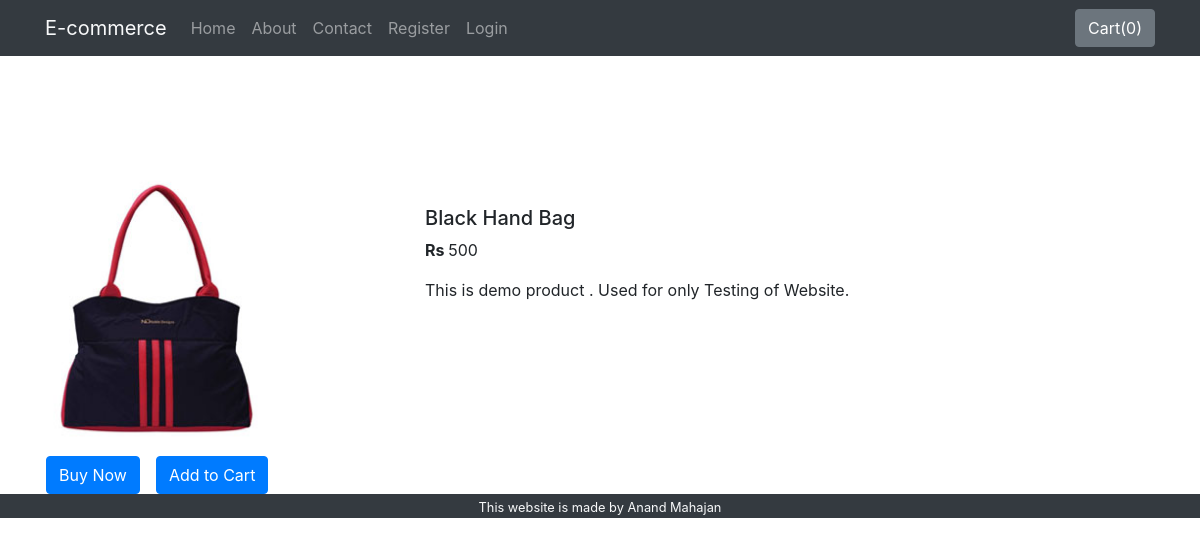
The app's page /products/4 with its own data.
### shop/models.py (models this page shows, shortened)
class Product(models.Model):
    product_id = models.AutoField
    product_name = models.CharField(max_length=50)
    category = models.CharField(max_length=30, default="")
    sub_category = models.CharField(max_length=30, default="")
    price = models.IntegerField(default=0)
    desc = models.CharField(max_length=200)
    pub_date = models.DateField()
    image = models.ImageField(upload_to="shop/images/", default="")

### shop/views.py (the view)
# urls.py: path('products/<int:myid>', views.prodview, name="Products"),
def prodview(request, myid):
    product = Product.objects.filter(id=myid)
    return render(request,'shop/prodView.html',{'product':product[0]})

### shop/templates/shop/prodView.html (shortened to what this page needs)
{% extends 'shop/basic.html' %}
{% block body %}
<div class="container">
  <div class="row" style="margin-top:50px">
     <div class="col-md-4" style="margin-top:50px">
        <div class="row">
           <img src="/media/{{product.image}}" alt="" height="300px" width="250px">
        </div>
        <div class="row">
            <button class="btn btn-primary mx-3">Buy Now</button>
            <button class="btn btn-primary">Add to Cart</button>
        </div>
     </div>
     <div class="col-md-8" style="margin-top:100px">
        <h5>{{product.product_name}}</h5>
        <p><b>Rs </b>{{product.price}}</p>
        <p>{{product.desc}}</p>
     </div>
  </div>
</div>
{% endblock %}

### records on screen
Product: image (picture), product_name "Black Hand Bag", price "500", desc "This is demo product . Used for only Testing of Website."
